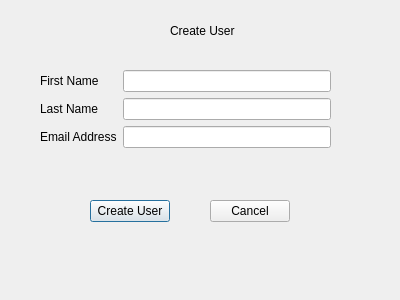
<?xml version="1.0" encoding="UTF-8"?>
<ui version="4.0">
 <class>UserCreateWindow</class>
 <widget class="QDialog" name="UserCreateWindow">
  <property name="geometry">
   <rect>
    <x>0</x>
    <y>0</y>
    <width>400</width>
    <height>300</height>
   </rect>
  </property>
  <property name="windowTitle">
   <string>Dialog</string>
  </property>
  <widget class="QWidget" name="formLayoutWidget">
   <property name="geometry">
    <rect>
     <x>40</x>
     <y>70</y>
     <width>291</width>
     <height>91</height>
    </rect>
   </property>
   <layout class="QFormLayout" name="formLayout">
    <item row="0" column="0">
     <widget class="QLabel" name="firstNameLabel">
      <property name="text">
       <string>First Name</string>
      </property>
     </widget>
    </item>
    <item row="0" column="1">
     <widget class="QLineEdit" name="firstNameTF"/>
    </item>
    <item row="1" column="0">
     <widget class="QLabel" name="lastNameLabel">
      <property name="text">
       <string>Last Name</string>
      </property>
     </widget>
    </item>
    <item row="1" column="1">
     <widget class="QLineEdit" name="lastNameTF"/>
    </item>
    <item row="2" column="0">
     <widget class="QLabel" name="emailLabel">
      <property name="text">
       <string>Email Address</string>
      </property>
     </widget>
    </item>
    <item row="2" column="1">
     <widget class="QLineEdit" name="emailTF"/>
    </item>
   </layout>
  </widget>
  <widget class="QPushButton" name="createUserButton">
   <property name="geometry">
    <rect>
     <x>90</x>
     <y>200</y>
     <width>80</width>
     <height>22</height>
    </rect>
   </property>
   <property name="text">
    <string>Create User</string>
   </property>
  </widget>
  <widget class="QPushButton" name="cancelButton">
   <property name="geometry">
    <rect>
     <x>210</x>
     <y>200</y>
     <width>80</width>
     <height>22</height>
    </rect>
   </property>
   <property name="text">
    <string>Cancel</string>
   </property>
  </widget>
  <widget class="QLabel" name="createUserLabel">
   <property name="geometry">
    <rect>
     <x>170</x>
     <y>20</y>
     <width>191</width>
     <height>21</height>
    </rect>
   </property>
   <property name="text">
    <string>Create User</string>
   </property>
  </widget>
 </widget>
 <resources/>
 <connections/>
</ui>
